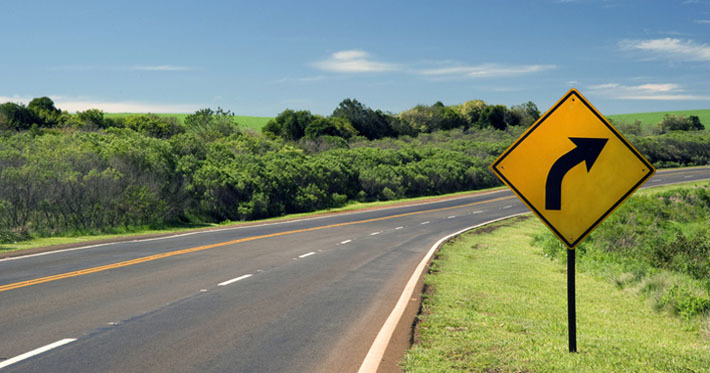
#> input picture estrada.png, 710 x 373 px
$ python 'Chapter 3.py'
#> lines starting #> are read from the running program, lines starting #| are printed output that depends on the picture
from cv2 import cv2

img = cv2.imread("estrada.png")
#> img is the input picture: shape (373, 710, 3); mean B, G, R 115, 136.2, 123.6
print(img.shape)
#| (373, 710, 3)

imgResize = cv2.resize(img, (500, 200))
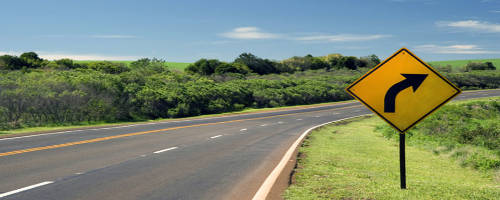
#> imgResize: shape (200, 500, 3); mean B, G, R 114.9, 136.1, 123.4
imgCropped = img[0:100, 200:250]
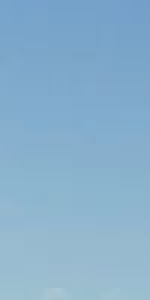
#> imgCropped: shape (100, 50, 3) (shown 3 times larger); mean B, G, R 204.8, 176.1, 136

cv2.imshow("", img)
cv2.imshow("", imgResize)
cv2.imshow("", imgCropped)


cv2.waitKey(0)

$ run again, with cartas.png copied over estrada.png
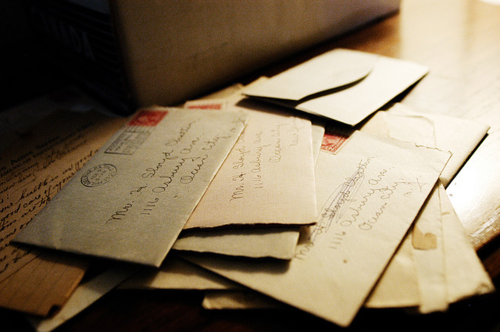
#> input picture cartas.png, 500 x 332 px
#> img is the input picture: shape (332, 500, 3); mean B, G, R 92.9, 116.1, 131.3
#| (332, 500, 3)
#> `imgResize = cv2.resize(img, (500, 200))`:
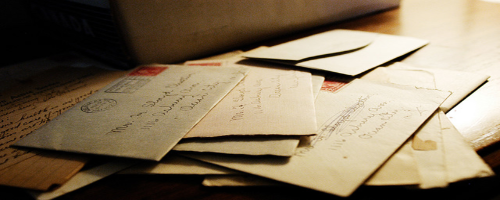
#> imgResize: shape (200, 500, 3); mean B, G, R 92.8, 116, 131.2
#> `imgCropped = img[0:100, 200:250]`:
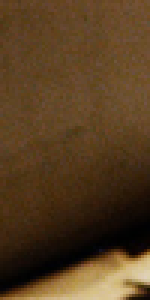
#> imgCropped: shape (100, 50, 3) (shown 3 times larger); mean B, G, R 33.1, 61.4, 86.2

$ run again, with tomate.png copied over estrada.png
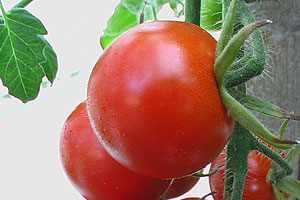
#> input picture tomate.png, 300 x 200 px
#> img is the input picture: shape (200, 300, 3); mean B, G, R 105.3, 124, 159.4
#| (200, 300, 3)
#> `imgResize = cv2.resize(img, (500, 200))`:
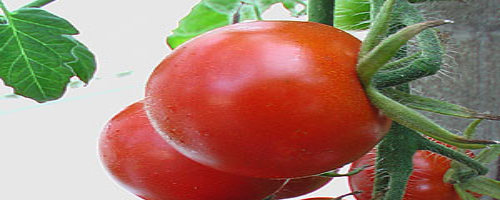
#> imgResize: shape (200, 500, 3); mean B, G, R 105.4, 124, 159.4
#> `imgCropped = img[0:100, 200:250]`:
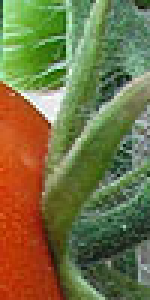
#> imgCropped: shape (100, 50, 3) (shown 3 times larger); mean B, G, R 68.7, 114.4, 116.3
